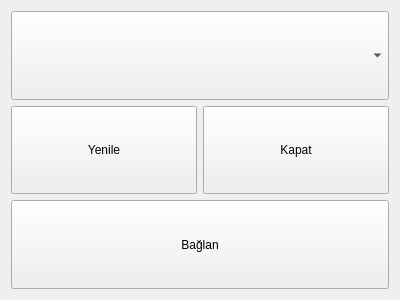
<?xml version="1.0" encoding="UTF-8"?>
<ui version="4.0">
 <class>serialGroupBox</class>
 <widget class="QWidget" name="serialGroupBox">
  <property name="geometry">
   <rect>
    <x>0</x>
    <y>0</y>
    <width>400</width>
    <height>300</height>
   </rect>
  </property>
  <property name="windowTitle">
   <string>Form</string>
  </property>
  <layout class="QVBoxLayout" name="verticalLayout">
   <item>
    <widget class="QComboBox" name="comPortBox">
     <property name="sizePolicy">
      <sizepolicy hsizetype="Preferred" vsizetype="Minimum">
       <horstretch>0</horstretch>
       <verstretch>0</verstretch>
      </sizepolicy>
     </property>
    </widget>
   </item>
   <item>
    <layout class="QHBoxLayout" name="horizontalLayout_2">
     <property name="sizeConstraint">
      <enum>QLayout::SizeConstraint::SetMinimumSize</enum>
     </property>
     <item>
      <widget class="QPushButton" name="refreshComButton">
       <property name="sizePolicy">
        <sizepolicy hsizetype="Minimum" vsizetype="Minimum">
         <horstretch>0</horstretch>
         <verstretch>0</verstretch>
        </sizepolicy>
       </property>
       <property name="text">
        <string>Yenile</string>
       </property>
      </widget>
     </item>
     <item>
      <widget class="QPushButton" name="disconnectButton">
       <property name="sizePolicy">
        <sizepolicy hsizetype="Minimum" vsizetype="Minimum">
         <horstretch>0</horstretch>
         <verstretch>0</verstretch>
        </sizepolicy>
       </property>
       <property name="text">
        <string>Kapat</string>
       </property>
      </widget>
     </item>
    </layout>
   </item>
   <item>
    <widget class="QPushButton" name="connectButton">
     <property name="sizePolicy">
      <sizepolicy hsizetype="Minimum" vsizetype="Minimum">
       <horstretch>0</horstretch>
       <verstretch>0</verstretch>
      </sizepolicy>
     </property>
     <property name="text">
      <string>Bağlan</string>
     </property>
    </widget>
   </item>
  </layout>
 </widget>
 <resources/>
 <connections/>
</ui>
